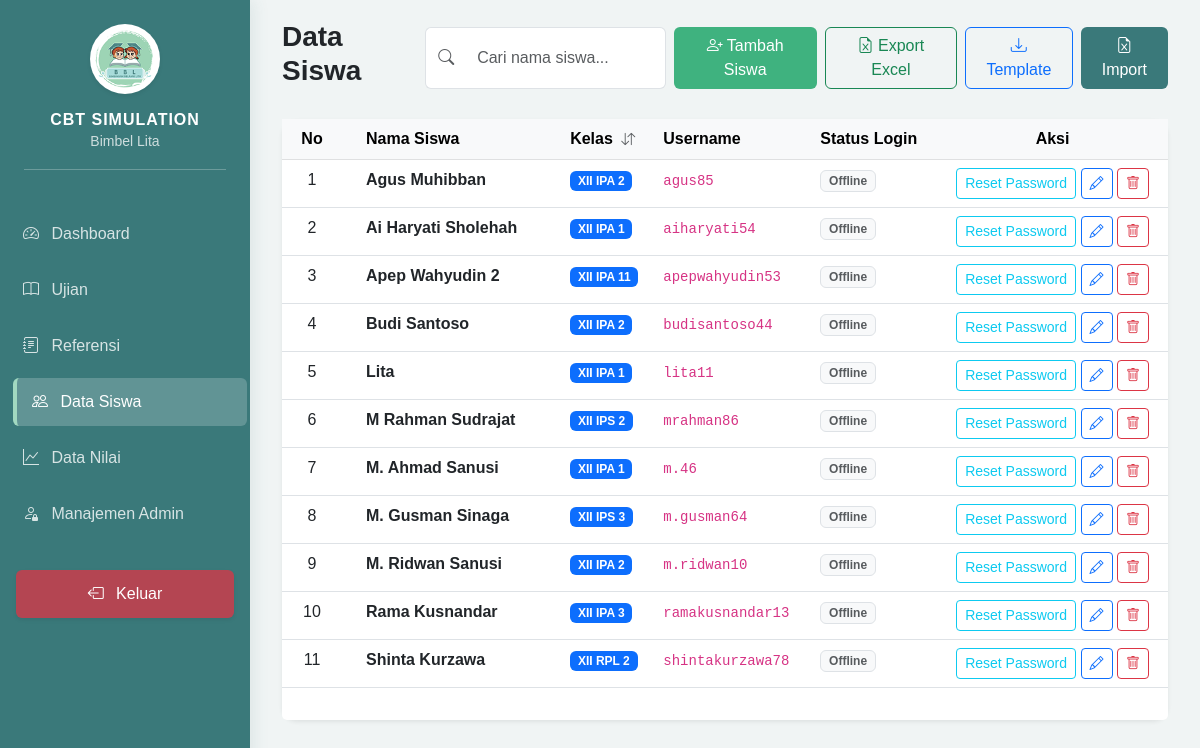
/admin/dashboard.php?page=students (signed in), run on an earlier commit of the app's database.
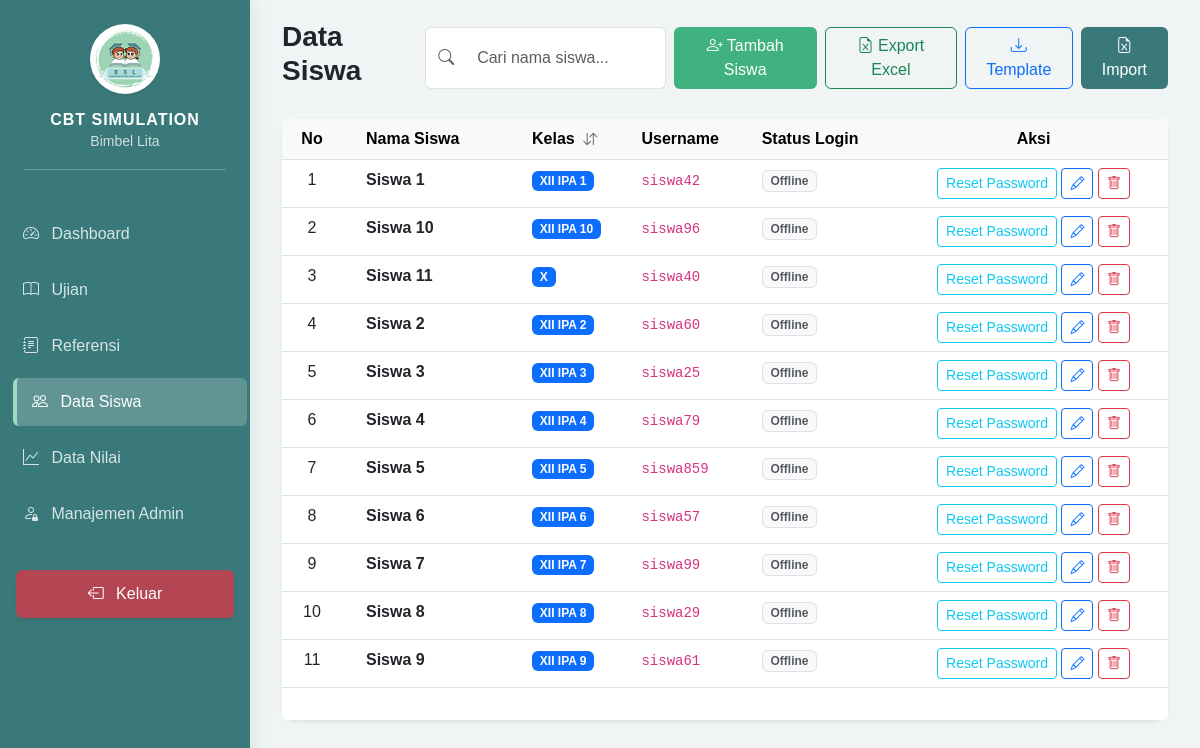
And on a later commit of the database.
### tables this page shows
CREATE TABLE `students` (
  `id` int NOT NULL,
  `username` varchar(50) NOT NULL,
  `password` varchar(255) NOT NULL,
  `full_name` varchar(100) DEFAULT NULL,
  `class` varchar(50) DEFAULT NULL,
  `is_logged_in` tinyint(1) DEFAULT '0',
  `last_login` datetime DEFAULT NULL,
  `created_at` timestamp NULL DEFAULT CURRENT_TIMESTAMP
);

### admin/modules/students/index.php (the view, shortened to what this page needs)
<?php
require_once '../config/database.php';
$stmt = $pdo->query("SELECT * FROM students ORDER BY full_name ASC");
$students = $stmt->fetchAll();
$nomor = 0;
?>
<div class="d-flex justify-content-between align-items-center mb-4">
    <h3 class="fw-bold">Data Siswa</h3>
    <div class="d-flex gap-2">
        <div class="input-group" style="width: 250px;">
            <span class="input-group-text bg-white border-end-0"><i class="bi bi-search text-muted"></i></span>
            <input type="text" id="searchInput" class="form-control border-start-0" placeholder="Cari nama siswa...">
        </div>
        <button class="btn btn-success" data-bs-toggle="modal" data-bs-target="#addSingleModal">
            <i class="bi bi-person-plus"></i> Tambah Siswa
        </button>
        <a href="modules/students/export.php" class="btn btn-outline-success">
            <i class="bi bi-file-earmark-excel"></i> Export Excel
        </a>
        <button class="btn btn-outline-primary" onclick="location.href='modules/students/download_template.php'">
            <i class="bi bi-download"></i> Template
        </button>
        <button class="btn btn-primary" data-bs-toggle="modal" data-bs-target="#importModal">
            <i class="bi bi-file-earmark-excel"></i> Import
        </button>
    </div>
</div>
<div class="card border-0 shadow-sm">
    <div class="card-body p-0">
        <div class="table-responsive">
            <table class="table table-hover mb-0" id="studentTable">
                <thead class="table-light">
                    <tr>
                        <th style="width: 60px;" class="text-center">No</th>
                        <th class="px-4">Nama Siswa</th>
                        <th style="cursor: pointer;" id="sortClass">
                            Kelas <i class="bi bi-arrow-down-up ms-1 small text-muted"></i>
                        </th>
                        <th>Username</th>
                        <th>Status Login</th>
                        <th class="text-center">Aksi</th>
                    </tr>
                </thead>
                <tbody id="tableBody">
                    <?php foreach ($students as $s): $nomor++; ?>
                    <tr class="student-row">
                        <td class="text-center nomor-urut"><?= $nomor ?></td>
                        <td class="px-4 fw-bold student-name"><?= htmlspecialchars($s['full_name']) ?></td>
                        <td><span class="badge bg-primary student-class"><?= htmlspecialchars($s['class'] ?? '-') ?></span></td>
                        <td><code><?= htmlspecialchars($s['username']) ?></code></td>
                        <td>
                            <?php if ($s['is_logged_in']): ?>
                                <span class="badge bg-warning text-dark">Aktif</span>
                                <a onclick="return confirm('Reset login siswa ini?')" href="modules/students/process.php?action=reset_login&id=<?= $s['id'] ?>" class="btn btn-sm btn-outline-warning" title="Reset Login Session">
                                    <i class="bi bi-arrow-clockwise"></i>
                                </a>
                            <?php else: ?>
                                <span class="badge bg-light text-muted border">Offline</span>
                            <?php endif; ?>
                        </td>
                        <td class="text-center">
                            <a href="modules/students/process.php?action=reset_password&id=<?= $s['id'] ?>" class="btn btn-sm btn-outline-info" title="Reset Password ke 123456" onclick="return confirm('Reset password siswa ini menjadi 123456?')">
                                Reset Password
                            </a>
                            <button class="btn btn-sm btn-outline-primary edit-btn"
                                    data-id="<?= $s['id'] ?>"
                                    data-name="<?= htmlspecialchars($s['full_name']) ?>"
                                    data-class="<?= htmlspecialchars($s['class'] ?? '') ?>"
                                    data-bs-toggle="modal"
                                    data-bs-target="#editModal"
                                    title="Edit Data">
                                <i class="bi bi-pencil"></i>
                            </button>
                            <a href="modules/students/process.php?action=delete&id=<?= $s['id'] ?>" class="btn btn-sm btn-outline-danger" onclick="return confirm('Hapus siswa ini?')">
                                <i class="bi bi-trash"></i>
                            </a>
                        </td>
                    </tr>
                    <?php endforeach; ?>
                </tbody>
            </table>
        </div>
    </div>
    <div class="card-footer bg-white border-0 py-3">
    </div>
</div>

### includes/header.php (shortened to what this page needs)
<!DOCTYPE html>
<html lang="id">
<head>
    <link href="https://cdn.jsdelivr.net/npm/bootstrap@5.3.0/dist/css/bootstrap.min.css" rel="stylesheet">
    <link rel="stylesheet" href="https://cdn.jsdelivr.net/npm/bootstrap-icons@1.11.0/font/bootstrap-icons.css">
</head>
<body>
<div class="sidebar" id="sidebar">
    <div class="p-4 text-center">
        <img src="../assets/img/logo-bimbel.png" alt="Logo" class="rounded-circle bg-white p-1 mb-3 shadow-sm" style="width: 70px; height: 70px; object-fit: contain;">
        <h6 class="fw-bold mb-0" style="letter-spacing: 1px;">CBT SIMULATION</h6>
        <small class="opacity-75">Bimbel Lita</small>
        <hr class="bg-white opacity-25 mt-3">
    </div>
    <ul class="nav flex-column px-2">
        <li class="nav-item">
            <a href="dashboard.php" class="nav-link mb-2 rounded <?= !isset($_GET['page']) ? 'active' : '' ?>">
                <i class="bi bi-speedometer2 me-2"></i> Dashboard
            </a>
        </li>
        <li class="nav-item">
            <a href="dashboard.php?page=exams" class="nav-link mb-2 rounded <?= ($_GET['page'] ?? '') == 'exams' ? 'active' : '' ?>">
                <i class="bi bi-book me-2"></i> Ujian
            </a>
        </li>
        <li class="nav-item">
            <a href="dashboard.php?page=references" class="nav-link mb-2 rounded <?= ($_GET['page'] ?? '') == 'references' ? 'active' : '' ?>">
                <i class="bi bi-journal-text me-2"></i> Referensi
            </a>
        </li>
        <li class="nav-item">
            <a href="dashboard.php?page=students" class="nav-link mb-2 rounded <?= ($_GET['page'] ?? '') == 'students' ? 'active' : '' ?>">
                <i class="bi bi-people me-2"></i> Data Siswa
            </a>
        </li>
        <li class="nav-item">
            <a href="dashboard.php?page=scores" class="nav-link mb-2 rounded <?= ($_GET['page'] ?? '') == 'scores' ? 'active' : '' ?>">
                <i class="bi bi-graph-up me-2"></i> Data Nilai
            </a>
        </li>
        <li class="nav-item">
            <a href="dashboard.php?page=admins" class="nav-link mb-2 rounded <?= ($_GET['page'] ?? '') == 'admins' ? 'active' : '' ?>">
                <i class="bi bi-person-lock me-2"></i> Manajemen Admin
            </a>
        </li>
        <li class="nav-item mt-4">
            <a href="../logout.php" class="nav-link mb-2 rounded text-white bg-danger bg-opacity-75 mx-2 text-center shadow-sm">
                <i class="bi bi-box-arrow-left me-2"></i> Keluar
            </a>
        </li>
    </ul>
</div>
<div class="main-content">

### admin/dashboard.php (shortened to what this page needs)
<?php
require_once '../config/database.php';
include '../includes/header.php';
$page = $_GET['page'] ?? 'main';
?>
<div class="container-fluid">
    <?php
    switch ($page) {
        case 'students':
            include 'modules/students/index.php';
            break;
            ?>
            <?php
    }
    ?>
</div>
<?php include '../includes/footer.php'; ?>

### includes/footer.php (shortened to what this page needs)
</div> <script src="https://code.jquery.com/jquery-3.7.0.min.js"></script>
    <link href="https://cdn.jsdelivr.net/npm/quill@2.0.3/dist/quill.snow.css" rel="stylesheet">
</body>
</html>

### includes/header.php (style rules this page uses)
:root { --sidebar-width: 250px; --primary-teal: #3a797a; --mint-green: #a2d9c1; --mint-light: #f0fdf4; }
body { background-color: #f0f4f4; font-family: 'Poppins', sans-serif; }
.sidebar { width: var(--sidebar-width); height: 100vh; position: fixed; background: var(--primary-teal); color: white; transition: 0.3s; z-index: 1000; box-shadow: 4px 0 15px rgba(58, 121, 122, 0.1); }
.main-content { margin-left: var(--sidebar-width); transition: 0.3s; padding: 20px; }
.nav-link { color: rgba(255,255,255,0.8); font-weight: 500; padding: 12px 15px; margin-bottom: 5px; transition: all 0.2s; }
.nav-link:hover, .nav-link.active { color: white; background: rgba(255,255,255,0.15); transform: translateX(5px); }
.nav-link.active { border-left: 4px solid var(--mint-green); background: rgba(255,255,255,0.2); }
.card { border-radius: 15px; border: none; box-shadow: 0 5px 15px rgba(0,0,0,0.05); }
.btn-success { background-color: #3fb27f; border: none; }
.btn-primary { background-color: var(--primary-teal); border: none; }

What changed in the data, as far as the page shows it:
removed students: full_name "Agus Muhibban", class "XII IPA 2", username "agus85", is_logged_in "Offline"
removed students: full_name "Ai Haryati Sholehah", class "XII IPA 1", username "aiharyati54", is_logged_in "Offline"
removed students: full_name "Apep Wahyudin 2", class "XII IPA 11", username "apepwahyudin53", is_logged_in "Offline"
removed students: full_name "Budi Santoso", class "XII IPA 2", username "budisantoso44", is_logged_in "Offline"
removed students: full_name "Lita", class "XII IPA 1", username "lita11", is_logged_in "Offline"
removed students: full_name "M Rahman Sudrajat", class "XII IPS 2", username "mrahman86", is_logged_in "Offline"
removed students: full_name "M. Ahmad Sanusi", class "XII IPA 1", username "m.46", is_logged_in "Offline"
removed students: full_name "M. Gusman Sinaga", class "XII IPS 3", username "m.gusman64", is_logged_in "Offline"
removed students: full_name "M. Ridwan Sanusi", class "XII IPA 2", username "m.ridwan10", is_logged_in "Offline"
removed students: full_name "Rama Kusnandar", class "XII IPA 3", username "ramakusnandar13", is_logged_in "Offline"
removed students: full_name "Shinta Kurzawa", class "XII RPL 2", username "shintakurzawa78", is_logged_in "Offline"
added students: full_name "Siswa 1", class "XII IPA 1", username "siswa42", is_logged_in "Offline"
added students: full_name "Siswa 10", class "XII IPA 10", username "siswa96", is_logged_in "Offline"
added students: full_name "Siswa 11", class "X", username "siswa40", is_logged_in "Offline"
added students: full_name "Siswa 2", class "XII IPA 2", username "siswa60", is_logged_in "Offline"
added students: full_name "Siswa 3", class "XII IPA 3", username "siswa25", is_logged_in "Offline"
added students: full_name "Siswa 4", class "XII IPA 4", username "siswa79", is_logged_in "Offline"
added students: full_name "Siswa 5", class "XII IPA 5", username "siswa859", is_logged_in "Offline"
added students: full_name "Siswa 6", class "XII IPA 6", username "siswa57", is_logged_in "Offline"
added students: full_name "Siswa 7", class "XII IPA 7", username "siswa99", is_logged_in "Offline"
added students: full_name "Siswa 8", class "XII IPA 8", username "siswa29", is_logged_in "Offline"
added students: full_name "Siswa 9", class "XII IPA 9", username "siswa61", is_logged_in "Offline"
